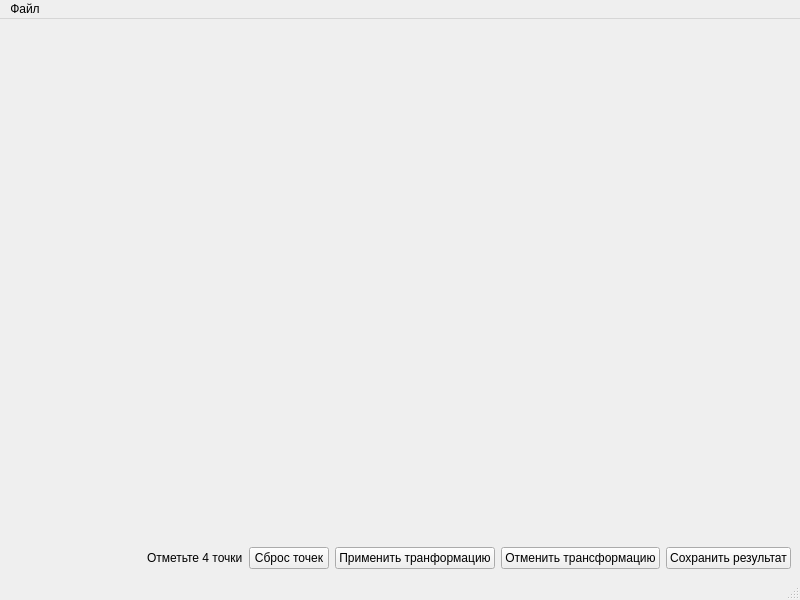
<?xml version="1.0" encoding="UTF-8"?>
<ui version="4.0">
 <class>MainWindow</class>
 <widget class="QMainWindow" name="MainWindow">
  <property name="geometry">
   <rect>
    <x>0</x>
    <y>0</y>
    <width>800</width>
    <height>600</height>
   </rect>
  </property>
  <property name="windowTitle">
   <string>Перспективное преобразование изображения</string>
  </property>
  <widget class="QWidget" name="centralwidget">
   <layout class="QVBoxLayout" name="verticalLayout">
    <item>
     <widget class="ImageViewer" name="viewer" native="true">
      <property name="sizePolicy">
       <sizepolicy hsizetype="Expanding" vsizetype="Expanding">
        <horstretch>0</horstretch>
        <verstretch>0</verstretch>
       </sizepolicy>
      </property>
     </widget>
    </item>
    <item>
     <layout class="QHBoxLayout" name="horizontalLayout">
      <item>
       <spacer name="horizontalSpacer">
        <property name="orientation">
         <enum>Qt::Horizontal</enum>
        </property>
        <property name="sizeHint" stdset="0">
         <size>
          <width>40</width>
          <height>20</height>
         </size>
        </property>
       </spacer>
      </item>
      <item>
       <widget class="QLabel" name="label">
        <property name="text">
         <string>Отметьте 4 точки</string>
        </property>
       </widget>
      </item>
      <item>
       <widget class="QPushButton" name="resetPointsButton">
        <property name="text">
         <string>Сброс точек</string>
        </property>
       </widget>
      </item>
      <item>
       <widget class="QPushButton" name="applyTransform">
        <property name="text">
         <string>Применить транформацию</string>
        </property>
       </widget>
      </item>
      <item>
       <widget class="QPushButton" name="resetTransformButton">
        <property name="text">
         <string>Отменить трансформацию</string>
        </property>
       </widget>
      </item>
      <item>
       <widget class="QPushButton" name="saveButton">
        <property name="text">
         <string>Сохранить результат</string>
        </property>
       </widget>
      </item>
     </layout>
    </item>
   </layout>
  </widget>
  <widget class="QMenuBar" name="menubar">
   <property name="geometry">
    <rect>
     <x>0</x>
     <y>0</y>
     <width>800</width>
     <height>22</height>
    </rect>
   </property>
   <widget class="QMenu" name="menu">
    <property name="title">
     <string>Файл</string>
    </property>
    <addaction name="openAction"/>
   </widget>
   <addaction name="menu"/>
  </widget>
  <widget class="QStatusBar" name="statusbar"/>
  <action name="openAction">
   <property name="text">
    <string>Открыть</string>
   </property>
  </action>
 </widget>
 <customwidgets>
  <customwidget>
   <class>ImageViewer</class>
   <extends>QWidget</extends>
   <header location="global">ImageViewer</header>
   <container>1</container>
  </customwidget>
 </customwidgets>
 <resources/>
 <connections/>
</ui>
